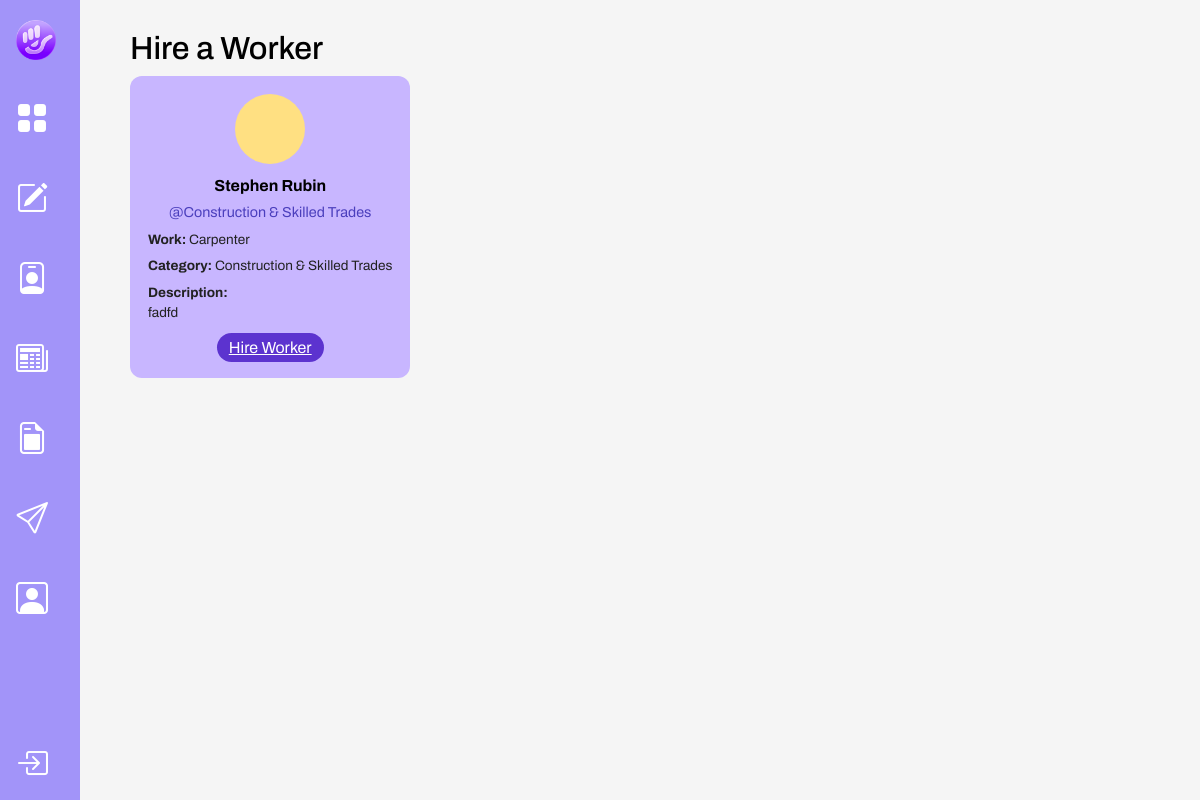
Screenshot of /hireaworker.php?posted=1 (signed in) with the database file from the repository.
### tables this page shows
CREATE TABLE `worker_applications` (
  `id` int(11) NOT NULL,
  `worker_id` int(11) NOT NULL,
  `work_name` varchar(255) DEFAULT NULL,
  `description` text DEFAULT NULL,
  `classification` varchar(255) DEFAULT NULL,
  `sub_classification` varchar(255) DEFAULT NULL,
  `date_submitted` datetime DEFAULT NULL
);

CREATE TABLE `profiles` (
  `id` int(11) NOT NULL,
  `fname` varchar(100) DEFAULT NULL,
  `lname` varchar(100) DEFAULT NULL,
  `email` varchar(200) DEFAULT NULL,
  `password` varchar(255) DEFAULT NULL,
  `home_address` varchar(255) DEFAULT NULL,
  `has_experience` tinyint(1) DEFAULT NULL,
  `job_title` varchar(150) DEFAULT NULL,
  `company_name` varchar(150) DEFAULT NULL,
  `start_month` varchar(20) DEFAULT NULL,
  `start_year` varchar(10) DEFAULT NULL,
  `end_month` varchar(20) DEFAULT NULL,
  `end_year` varchar(10) DEFAULT NULL,
  `still_in_role` tinyint(1) DEFAULT NULL,
  `classification` varchar(150) DEFAULT NULL,
  `subclassification` varchar(150) DEFAULT NULL,
  `visibility` text DEFAULT NULL,
  `created_at` timestamp NOT NULL DEFAULT current_timestamp()
);

### hireaworker.php (the view, shortened to what this page needs)
<?php
include "db.php";
$sql = "
SELECT
    wa.id AS application_id,
    wa.worker_id,
    wa.work_name,
    wa.description AS work_description,
    wa.classification,
    wa.sub_classification,
    wa.date_submitted,
    p.fname,
    p.lname,
    p.job_title,
    p.start_month,
    p.start_year,
    p.end_month,
    p.end_year
FROM worker_applications wa
LEFT JOIN profiles p ON wa.worker_id = p.id
ORDER BY wa.date_submitted DESC
";
$result = $conn->query($sql);
?>
<!DOCTYPE html>
<html lang="en">
<head>
    <link href="https://cdn.jsdelivr.net/npm/bootstrap@5.3.0/dist/css/bootstrap.min.css" rel="stylesheet">
    <link rel="stylesheet" href="https://cdn.jsdelivr.net/npm/bootstrap-icons@1.11.1/font/bootstrap-icons.css">
    <link rel="stylesheet" href="assets/site.css">
    <link rel="stylesheet" href="assets/profile.css">
    <link rel="stylesheet" href="profile-setup/spinner.css">
</head>
<body>
    <div class="d-flex">
        <?php include "navbar.php"; ?>
        <div class="content-area">
            <h2 style="margin-left: 100px;">Hire a Worker</h2>
            <div class="card-grid">
                <?php if ($result && $result->num_rows > 0): ?>
                    <?php while ($row = $result->fetch_assoc()): ?>
                        <?php
                        $appId  = $row['application_id'];
                        $workerId = $row['worker_id'];
                        $fname = $row['fname'] ?? "";
                        $lname = $row['lname'] ?? "";
                        $name  = trim($fname . " " . $lname);
                        $workName = $row['work_name'] ?? "No Work Name";
                        $workDesc = $row['work_description'] ?? "No description";
                        $classification = $row['classification'] ?? "";
                        ?>
                        <div class="employee-card">
                            <div>
                                <div class="employee-avatar"></div>
                                <div class="employee-name"><?= htmlspecialchars($name) ?></div>
                                <div class="employee-role">
                                    @<?= htmlspecialchars($classification ?: "Worker") ?>
                                </div>
                                <div class="small-desc"><strong>Work:</strong>
                                    <?= htmlspecialchars($workName) ?>
                                </div>
                                <div class="small-desc"><strong>Category:</strong>
                                    <?= htmlspecialchars($classification) ?>
                                </div>
                                <div class="small-desc"><strong>Description:</strong><br>
                                    <?= nl2br(htmlspecialchars($workDesc)) ?>
                                </div>
                            </div>
                            <div style="margin-top:12px;">
                                <a href="hire_worker_action.php?worker_id=<?= urlencode($workerId) ?>&app_id=<?= urlencode($appId) ?>"
                                    class="btn-hire">Hire Worker</a>
                            </div>
                        </div>
                    <?php endwhile; ?>
                <?php else: ?>
                    <p>No worker applications yet.</p>
                <?php endif; ?>
            </div>
        </div>
    </div>
</body>
</html>

### assets/site.css (style rules this page uses)
html, body { height: 100%; margin: 0; color: rgb(0, 0, 0); font-family: 'Archivo', sans-serif; }
body { background-color: #F5F5F5 !important; background-repeat: no-repeat; background-attachment: fixed; }
.d-flex { min-height: 100vh; }
.content-area { transition: margin-left 0.3s ease, width 0.3s ease; min-width: 300px; overflow-y: auto; }

### hireaworker.php (style rules this page uses)
.content-area { padding: 30px; transition: margin-left .3s, width .3s; }
.card-grid { margin-left: 100px; display: grid; grid-template-columns: repeat(auto-fill, minmax(220px, 1fr)); gap: 20px; }
.employee-card { background: #c8b6ff; border-radius: 12px; padding: 18px; text-align: center; transition: .2s; min-height: 240px; display: flex; flex-direction: column; justify-content: space-between; }
.employee-avatar { width: 70px; height: 70px; border-radius: 50%; background: #ffe082; margin: 0 auto 10px; }
.employee-name { font-weight: bold; margin-bottom: 4px; }
.employee-role { font-size: .9rem; color: #4b3fbd; margin-bottom: 6px; }
.small-desc { font-size: .85rem; color: #222; margin-top: 6px; text-align: left; }
.btn-hire { background: #5c33cf; color: #fff; border-radius: 20px; padding: 6px 12px; border: none; cursor: pointer; }

### rows the page displays
worker_applications: worker.lname "Stephen Rubin", classification "Construction & Skilled Trades", work_name "Carpenter", description "fadfd"
